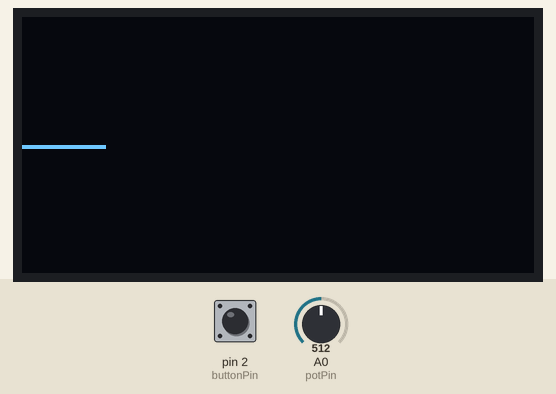
Simulated run of this sketch. Board: Arduino Uno, built with avr-gcc and run on an emulated ATmega328P. On the bench: 128×64 one-colour display. The inputs (shaded band) are chosen by the test bench; at power-on: pin 2 (buttonPin) HIGH, A0 (potPin) = 512.

Above: at 1.2 s.
1.3 s: pin 2 (buttonPin) pulled LOW for 0.15 s
3.1 s: A0 (potPin) set to 716
At 3.3 s:
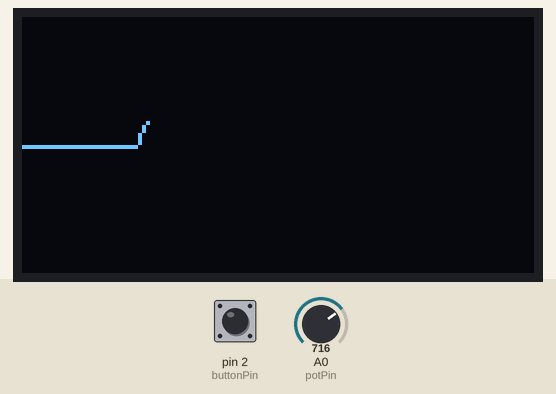
4.6 s: pin 2 (buttonPin) pulled LOW for 1 s
7.1 s: A0 (potPin) set to 900
At 7.35 s:
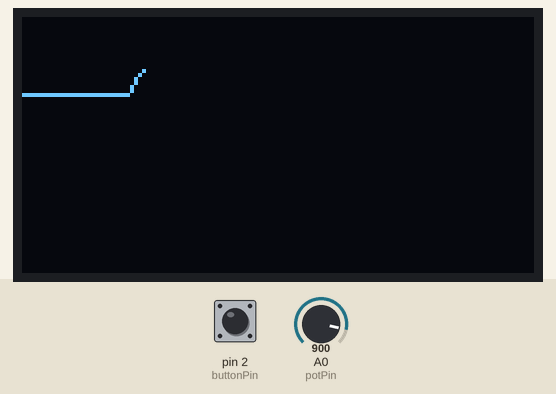
8.6 s: A0 (potPin) set to 1023
At 8.64 s:
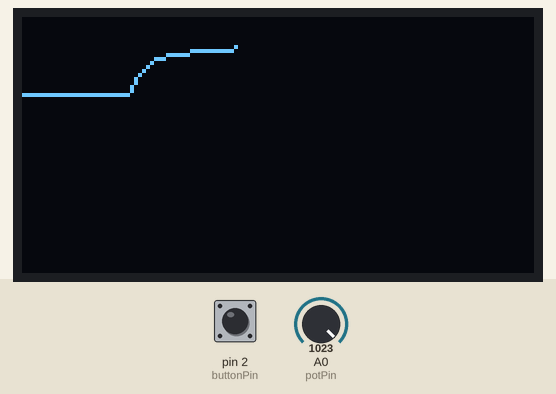

The sketch:

OLED_screen_tracer.ino
```cpp
/* Drawing a line on an OLED screen using a potentiometer */

#include <Wire.h>
#include <Adafruit_GFX.h>
#include <Adafruit_SSD1306.h>

#define SCREEN_WIDTH 128
#define SCREEN_HEIGHT 64

// Declaration for SSD1306 display connected using I2C
Adafruit_SSD1306 display(SCREEN_WIDTH, SCREEN_HEIGHT, &Wire, -1);

const int potPin    = A0;
const int buttonPin = 2; // Button pin tied to GND

int xPos = 0;
int prevY = 32;

// EMA Filter to keep the drawn line smooth
float smoothedPot = 512.0;
const float alpha = 0.2;

void setup() {
  pinMode(buttonPin, INPUT_PULLUP); // Button pulls down to LOW when pressed

  // Initialize display with I2C address 0x3C
  if(!display.begin(SSD1306_SWITCHCAPVCC, 0x3C)) {
    for(;;); // Loop forever if OLED fails to initialize
  }

  display.clearDisplay();
  display.display();

  smoothedPot = analogRead(potPin);
  prevY = map((int)smoothedPot, 0, 1023, SCREEN_HEIGHT - 1, 0);
}

void loop() {
  // 1. Check for Erase Button Press (Active LOW)
  if (digitalRead(buttonPin) == LOW) {
    display.clearDisplay();
    display.display();
    xPos = 0; // Reset X back to left side
    delay(200); // Simple debounce
  }

  // 2. Read and smooth Potentiometer
  int rawPot = analogRead(potPin);
  smoothedPot = (alpha * rawPot) + ((1.0 - alpha) * smoothedPot);

  // Map 0-1023 to Screen Height (63 to 0 so turning knob UP draws UP)
  int yPos = map((int)smoothedPot, 0, 1023, SCREEN_HEIGHT - 1, 0);

  // 3. Draw line segment from last point to current point
  if (xPos < SCREEN_WIDTH) {
    display.drawLine(xPos, prevY, xPos + 1, yPos, SSD1306_WHITE);
    display.display(); // Push drawing buffer to OLED screen

    xPos++;
    prevY = yPos;
  } else {
    // Optional: Wrap around back to start automatically, or wait for clear
    // Uncomment next 2 lines to auto-clear when reaching the right edge:
    // display.clearDisplay();
    // xPos = 0;
  }

  delay(30); //Trace drawing speed
}
```
